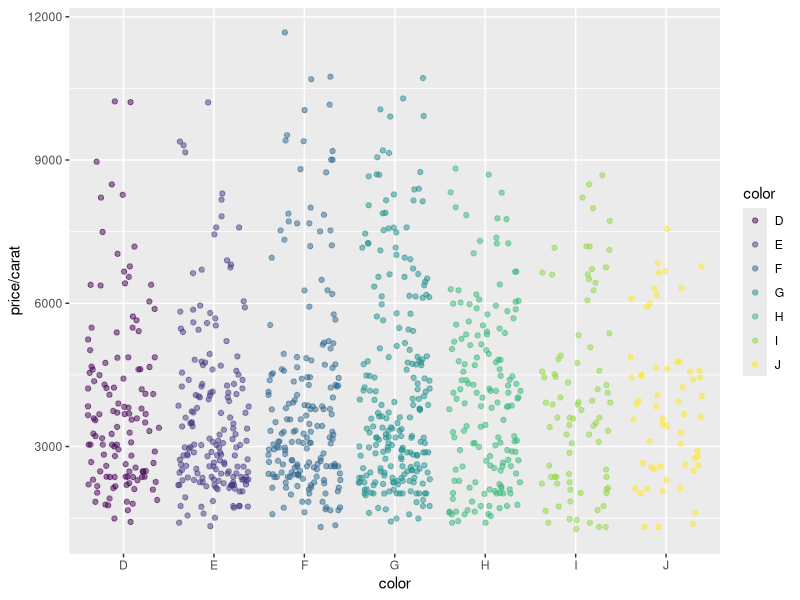

Write the R code that produced this figure.
## ---- chunk 1
library(ggplot2)
knitr::opts_chunk$set(echo = TRUE)
## ---- chunk 2
2*2
## ---- chunk 3
summary(cars)
## ---- chunk 4
library(ggplot2)
dsmall <- diamonds[sample(nrow(diamonds), 1000), ]
ggplot(dsmall, aes(color, price/carat)) + geom_jitter(alpha = I(1 / 2), aes(color=color))
## ---- chunk 5
library(knitr)
kable(iris[1:12,])
